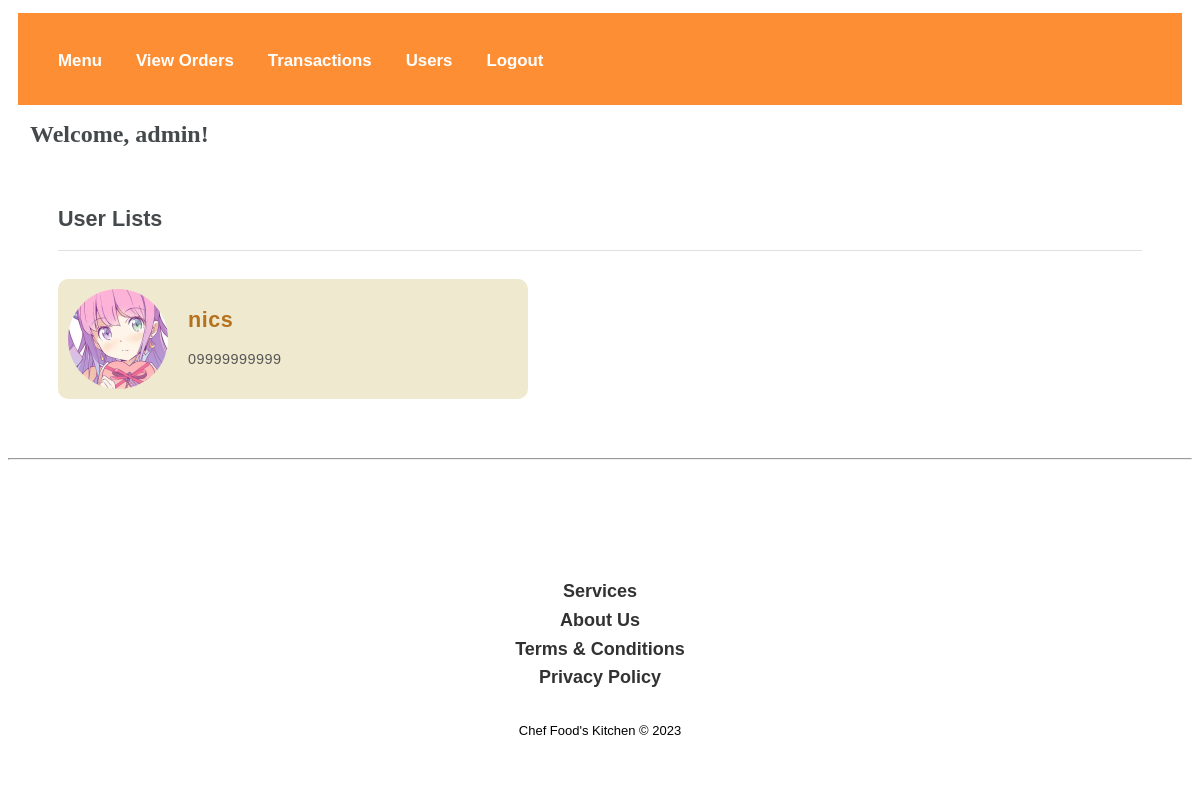
The app's page /userlist.php (signed in) with its own data.
### tables this page shows
CREATE TABLE `users` (
  `id` int(11) NOT NULL,
  `username` varchar(255) NOT NULL,
  `pass` varchar(255) NOT NULL,
  `name` varchar(255) NOT NULL,
  `mobile_number` varchar(255) NOT NULL,
  `profile_pic` varchar(255) DEFAULT NULL
);

### php/dbcontroller.php (called while the page is built, shortened)
<?php
class DBController {
	private $host = "localhost";
	private $user = "root";
	private $password = "";
	private $database = "testing";
	private $conn;
	function __construct() {
		$this->conn = $this->connectDB();
	}
	function connectDB() {
		$conn = mysqli_connect($this->host,$this->user,$this->password,$this->database);
		return $conn;
	}
	function loadUserList(){
		$result = mysqli_query($this->conn, "SELECT * FROM users WHERE username != 'admin'");
		while($row=mysqli_fetch_assoc($result)) {
			$resultset[] = $row;
		}
		if(!empty($resultset))
			return $resultset;
	}
}
?>

### php/loaduserlist.php (the view)
<?php
    $db_handle = new DBController();
    $result = $db_handle->loadUserList();
    foreach($result as $key=> $value){
        ?>
            <div class="user">
                <img src="<?php echo $result[$key]['profile_pic'];?>" alt="">
                <div class="info">
                    <h2><?php echo $result[$key]['name'];?></h2>
                    <p><?php echo $result[$key]['mobile_number'];?></p>
                </div>
            </div>
        <?php
    }
?>

### css/style.css (style rules this page uses)
body { font-family: Arial; color: #211a1a; font-size: 0.9em; }

### records on screen
users: profile_pic (picture), name "nics", mobile_number "09999999999"

### other values on screen
$_SESSION['username'] "admin"
